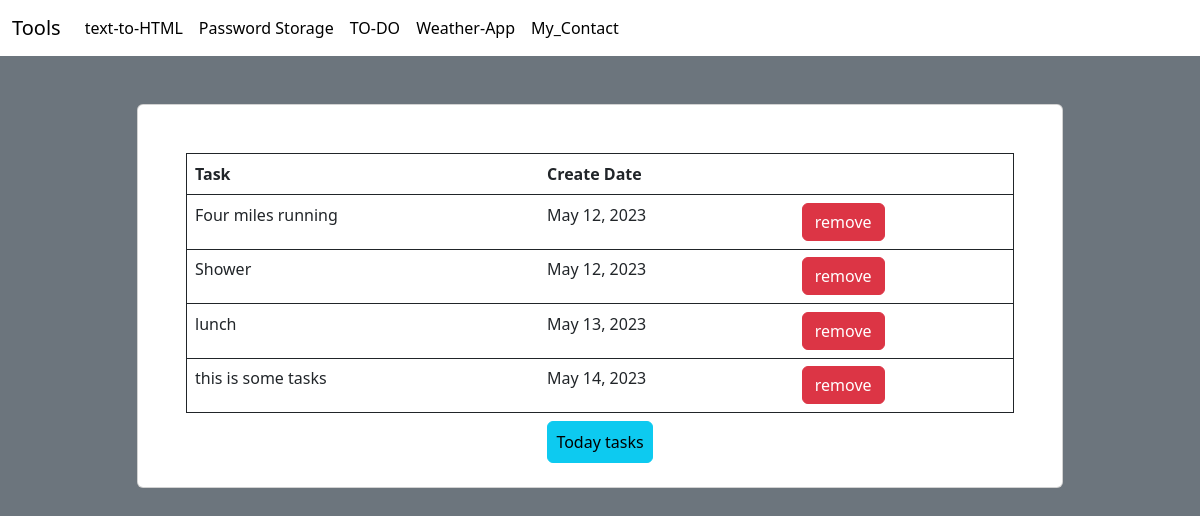
/TO_DO/all_task/, run on an earlier commit of the app's database.
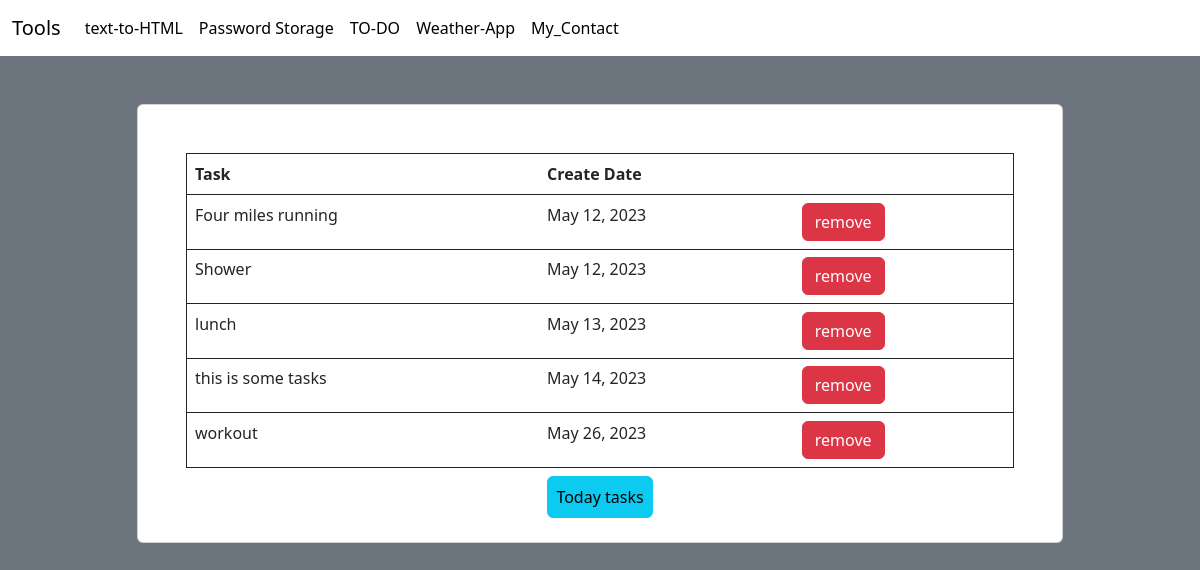
And on a later commit of the database.
### TO_DO/models.py (models this page shows, shortened)
class task(models.Model):
    title = models.CharField(max_length=255)
    cheked = models.BooleanField(default=False)
    add_date = models.DateField(default=timezone.now)

### TO_DO/views.py (the view)
# urls.py: path('all_task/', views.allTask, name="allTask"),
def allTask(request):
    tasks = task.objects.all()
    return render(request, "TO_DO/all_task.html", {'tasks': tasks})

### TO_DO/templates/TO_DO/all_task.html (shortened to what this page needs)
{% extends 'base.html' %} {% block content %}
<body class="bg-secondary">
  <section class="gradient-custom">
    <div class="container py-5 h-100">
      <div class="row d-flex justify-content-center align-items-center h-100">
        <div class="col col-xl-10">
          <div class="card">
            <div class="card-body p-5 pb-3">
              <div class="tab-content" id="ex1-content">
                {% if tasks %}
                <table class="container table mb-0 bg-white border border-dark">
                  <thead>
                    <tr>
                      <th>Task</th>
                      <th>Create Date</th>
                      <th></th>
                    </tr>
                  </thead>
                  {% for t in tasks %}
                  <tbody>
                      {% if t.cheked %}
                    </tr>
                    <tr
                      class="text-decoration-line-through align-items-center rounded"
                      style="background-color: #f4f6f7"
                    >
                      {% else %}
                    <tr
                      class="align-items-center rounded"
                      style="background-color: #f4f6f7"
                    >
                      {% endif %}
                      <td>{{t.title}}</td>
                      <td>{{t.add_date}}</td>
                      <td>
                        <form
                          action="deletTask/{{t.id}}"
                          method="POST"
                          class="d-inline-block"
                        >
                          <button
                            value="remove"
                            type="submit"
                            class="btn btn-danger"
                          >
                            remove
                          </button>
                        </form>
                      </td>
                    </tr>
                    {% endfor %}
                  </tbody>
                </table>
                {% else %}
                <p>No tasks today</p>
                {% endif %}
                <p class="text-center m-0">
                  <a href="{% url 'TO_DO:index' %}" class="m-0">
                    <button
                      class="btn btn-info p-2 my-2 align-center"
                      type="button"
                    >
                      Today tasks
                    </button>
                  </a>
                </p>
              </div>
            </div>
          </div>
        </div>
      </div>
    </div>
  </section>
</body>
{%endblock%}

What changed in the data, as far as the page shows it:
added task: title "workout", add_date "May 26, 2023"
